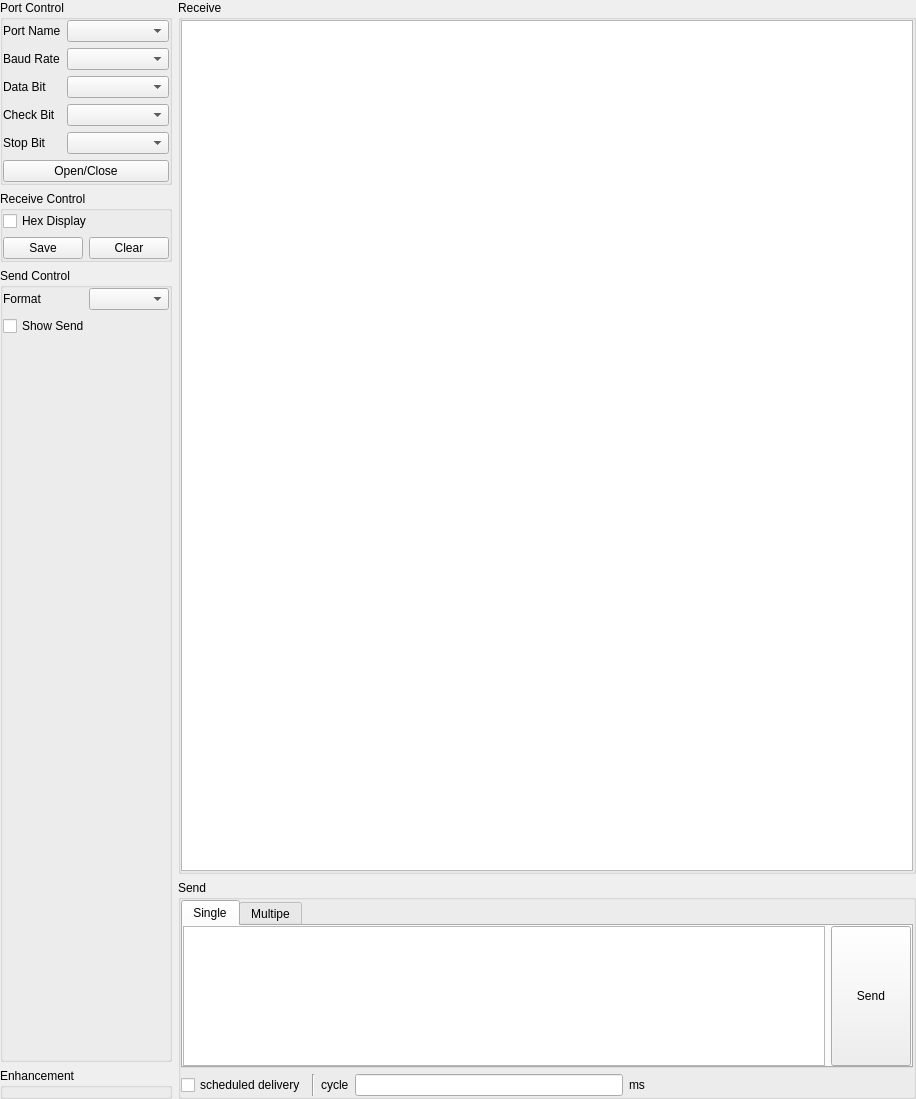
<?xml version="1.0" encoding="UTF-8"?>
<ui version="4.0">
 <class>FormSerial</class>
 <widget class="QWidget" name="FormSerial">
  <property name="geometry">
   <rect>
    <x>0</x>
    <y>0</y>
    <width>916</width>
    <height>1099</height>
   </rect>
  </property>
  <property name="windowTitle">
   <string>Serial</string>
  </property>
  <layout class="QGridLayout" name="gridLayout_2">
   <property name="leftMargin">
    <number>0</number>
   </property>
   <property name="topMargin">
    <number>0</number>
   </property>
   <property name="rightMargin">
    <number>0</number>
   </property>
   <property name="bottomMargin">
    <number>0</number>
   </property>
   <item row="0" column="0">
    <widget class="QGroupBox" name="groupBoxPortControl">
     <property name="title">
      <string>Port Control</string>
     </property>
     <layout class="QVBoxLayout" name="verticalLayout_4">
      <property name="leftMargin">
       <number>0</number>
      </property>
      <property name="topMargin">
       <number>0</number>
      </property>
      <property name="rightMargin">
       <number>0</number>
      </property>
      <property name="bottomMargin">
       <number>0</number>
      </property>
      <item>
       <layout class="QFormLayout" name="formLayout">
        <item row="0" column="0">
         <widget class="QLabel" name="labelPortName">
          <property name="text">
           <string>Port Name</string>
          </property>
         </widget>
        </item>
        <item row="1" column="0">
         <widget class="QLabel" name="labelBaudRate">
          <property name="text">
           <string>Baud Rate</string>
          </property>
         </widget>
        </item>
        <item row="2" column="0">
         <widget class="QLabel" name="labelDataBit">
          <property name="text">
           <string>Data Bit</string>
          </property>
         </widget>
        </item>
        <item row="3" column="0">
         <widget class="QLabel" name="labelCheckBit">
          <property name="text">
           <string>Check Bit</string>
          </property>
         </widget>
        </item>
        <item row="4" column="0">
         <widget class="QLabel" name="labelStopBit">
          <property name="text">
           <string>Stop Bit</string>
          </property>
         </widget>
        </item>
        <item row="0" column="1">
         <widget class="QComboBox" name="cBoxPortName"/>
        </item>
        <item row="1" column="1">
         <widget class="QComboBox" name="cBoxBaudRate"/>
        </item>
        <item row="2" column="1">
         <widget class="QComboBox" name="cBoxDataBit"/>
        </item>
        <item row="3" column="1">
         <widget class="QComboBox" name="cBoxCheckBit"/>
        </item>
        <item row="4" column="1">
         <widget class="QComboBox" name="cBoxStopBit"/>
        </item>
       </layout>
      </item>
      <item>
       <widget class="QPushButton" name="btnSerialSwitch">
        <property name="text">
         <string>Open/Close</string>
        </property>
       </widget>
      </item>
     </layout>
    </widget>
   </item>
   <item row="0" column="1" rowspan="4">
    <layout class="QVBoxLayout" name="verticalLayout" stretch="8,2">
     <item>
      <widget class="QGroupBox" name="groupBoxReceive">
       <property name="title">
        <string>Receive</string>
       </property>
       <layout class="QGridLayout" name="gridLayout_3">
        <property name="leftMargin">
         <number>0</number>
        </property>
        <property name="topMargin">
         <number>0</number>
        </property>
        <property name="rightMargin">
         <number>0</number>
        </property>
        <property name="bottomMargin">
         <number>0</number>
        </property>
        <item row="0" column="0">
         <widget class="QPlainTextEdit" name="txtRecv"/>
        </item>
       </layout>
      </widget>
     </item>
     <item>
      <widget class="QGroupBox" name="groupBoxSend">
       <property name="title">
        <string>Send</string>
       </property>
       <layout class="QGridLayout" name="gridLayout_5">
        <property name="leftMargin">
         <number>0</number>
        </property>
        <property name="topMargin">
         <number>0</number>
        </property>
        <property name="rightMargin">
         <number>0</number>
        </property>
        <property name="bottomMargin">
         <number>0</number>
        </property>
        <item row="0" column="0">
         <widget class="QTabWidget" name="tabWidget">
          <property name="currentIndex">
           <number>0</number>
          </property>
          <widget class="QWidget" name="tabSingle">
           <attribute name="title">
            <string>Single</string>
           </attribute>
           <layout class="QGridLayout" name="gridLayout_6">
            <property name="leftMargin">
             <number>0</number>
            </property>
            <property name="topMargin">
             <number>0</number>
            </property>
            <property name="rightMargin">
             <number>0</number>
            </property>
            <property name="bottomMargin">
             <number>0</number>
            </property>
            <item row="0" column="0">
             <widget class="QPlainTextEdit" name="txtSend"/>
            </item>
            <item row="0" column="1">
             <widget class="QPushButton" name="btnSend">
              <property name="sizePolicy">
               <sizepolicy hsizetype="Preferred" vsizetype="Preferred">
                <horstretch>0</horstretch>
                <verstretch>0</verstretch>
               </sizepolicy>
              </property>
              <property name="text">
               <string>Send</string>
              </property>
             </widget>
            </item>
           </layout>
          </widget>
          <widget class="QWidget" name="tabMultipe">
           <attribute name="title">
            <string>Multipe</string>
           </attribute>
           <layout class="QGridLayout" name="gridLayout_4" columnstretch="1,8,1" columnminimumwidth="1,8,1">
            <property name="leftMargin">
             <number>0</number>
            </property>
            <property name="topMargin">
             <number>0</number>
            </property>
            <property name="rightMargin">
             <number>0</number>
            </property>
            <property name="bottomMargin">
             <number>0</number>
            </property>
            <item row="3" column="2">
             <widget class="QToolButton" name="tBtn_3">
              <property name="text">
               <string>3</string>
              </property>
             </widget>
            </item>
            <item row="0" column="1">
             <widget class="QLineEdit" name="lineEdit_cmd_0"/>
            </item>
            <item row="1" column="2">
             <widget class="QToolButton" name="tBtn_1">
              <property name="text">
               <string>1</string>
              </property>
             </widget>
            </item>
            <item row="1" column="1">
             <widget class="QLineEdit" name="lineEdit_cmd_1"/>
            </item>
            <item row="2" column="1">
             <widget class="QLineEdit" name="lineEdit_cmd_2"/>
            </item>
            <item row="3" column="1">
             <widget class="QLineEdit" name="lineEdit_cmd_3"/>
            </item>
            <item row="4" column="2">
             <widget class="QToolButton" name="tBtn_4">
              <property name="text">
               <string>4</string>
              </property>
             </widget>
            </item>
            <item row="4" column="1">
             <widget class="QLineEdit" name="lineEdit_cmd_4"/>
            </item>
            <item row="2" column="2">
             <widget class="QToolButton" name="tBtn_2">
              <property name="text">
               <string>2</string>
              </property>
             </widget>
            </item>
            <item row="0" column="2">
             <widget class="QToolButton" name="tBtn_0">
              <property name="text">
               <string>0</string>
              </property>
             </widget>
            </item>
            <item row="0" column="0">
             <widget class="QLineEdit" name="lineEdit_label_0"/>
            </item>
            <item row="1" column="0">
             <widget class="QLineEdit" name="lineEdit_label_1"/>
            </item>
            <item row="2" column="0">
             <widget class="QLineEdit" name="lineEdit_label_2"/>
            </item>
            <item row="3" column="0">
             <widget class="QLineEdit" name="lineEdit_label_3"/>
            </item>
            <item row="4" column="0">
             <widget class="QLineEdit" name="lineEdit_label_4"/>
            </item>
           </layout>
          </widget>
         </widget>
        </item>
        <item row="1" column="0">
         <layout class="QHBoxLayout" name="horizontalLayoutSendOption">
          <item>
           <widget class="QCheckBox" name="checkBoxScheduledDelivery">
            <property name="text">
             <string>scheduled delivery</string>
            </property>
           </widget>
          </item>
          <item>
           <widget class="Line" name="line">
            <property name="orientation">
             <enum>Qt::Orientation::Vertical</enum>
            </property>
           </widget>
          </item>
          <item>
           <widget class="QLabel" name="labelCycle">
            <property name="text">
             <string>cycle</string>
            </property>
           </widget>
          </item>
          <item>
           <widget class="QLineEdit" name="lineEditCycle"/>
          </item>
          <item>
           <widget class="QLabel" name="labelMs">
            <property name="text">
             <string>ms</string>
            </property>
           </widget>
          </item>
          <item>
           <spacer name="horizontalSpacer">
            <property name="orientation">
             <enum>Qt::Orientation::Horizontal</enum>
            </property>
            <property name="sizeHint" stdset="0">
             <size>
              <width>40</width>
              <height>20</height>
             </size>
            </property>
           </spacer>
          </item>
         </layout>
        </item>
       </layout>
      </widget>
     </item>
    </layout>
   </item>
   <item row="1" column="0">
    <widget class="QGroupBox" name="groupBoxReceiveControl">
     <property name="title">
      <string>Receive Control</string>
     </property>
     <layout class="QVBoxLayout" name="verticalLayout_3">
      <property name="leftMargin">
       <number>0</number>
      </property>
      <property name="topMargin">
       <number>0</number>
      </property>
      <property name="rightMargin">
       <number>0</number>
      </property>
      <property name="bottomMargin">
       <number>0</number>
      </property>
      <item>
       <widget class="QCheckBox" name="checkBoxHexDisplay">
        <property name="text">
         <string>Hex Display</string>
        </property>
       </widget>
      </item>
      <item>
       <layout class="QHBoxLayout" name="horizontalLayoutReceiveOperate">
        <item>
         <widget class="QPushButton" name="btnRecvSave">
          <property name="text">
           <string>Save</string>
          </property>
         </widget>
        </item>
        <item>
         <widget class="QPushButton" name="btnRecvClear">
          <property name="text">
           <string>Clear</string>
          </property>
         </widget>
        </item>
       </layout>
      </item>
     </layout>
    </widget>
   </item>
   <item row="2" column="0">
    <widget class="QGroupBox" name="groupBoxSendControl">
     <property name="title">
      <string>Send Control</string>
     </property>
     <layout class="QGridLayout" name="gridLayout">
      <property name="leftMargin">
       <number>0</number>
      </property>
      <property name="topMargin">
       <number>0</number>
      </property>
      <property name="rightMargin">
       <number>0</number>
      </property>
      <property name="bottomMargin">
       <number>0</number>
      </property>
      <item row="1" column="0">
       <layout class="QHBoxLayout" name="horizontalLayout_2">
        <item>
         <widget class="QLabel" name="labelSendFormat">
          <property name="text">
           <string>Format</string>
          </property>
         </widget>
        </item>
        <item>
         <widget class="QComboBox" name="cBoxSendFormat"/>
        </item>
       </layout>
      </item>
      <item row="3" column="0">
       <spacer name="verticalSpacer">
        <property name="orientation">
         <enum>Qt::Orientation::Vertical</enum>
        </property>
        <property name="sizeHint" stdset="0">
         <size>
          <width>20</width>
          <height>40</height>
         </size>
        </property>
       </spacer>
      </item>
      <item row="2" column="0">
       <widget class="QCheckBox" name="checkBoxShowSend">
        <property name="text">
         <string>Show Send</string>
        </property>
       </widget>
      </item>
     </layout>
    </widget>
   </item>
   <item row="3" column="0">
    <widget class="QGroupBox" name="groupBoxEnhancement">
     <property name="title">
      <string>Enhancement</string>
     </property>
    </widget>
   </item>
  </layout>
 </widget>
 <resources/>
 <connections/>
</ui>
